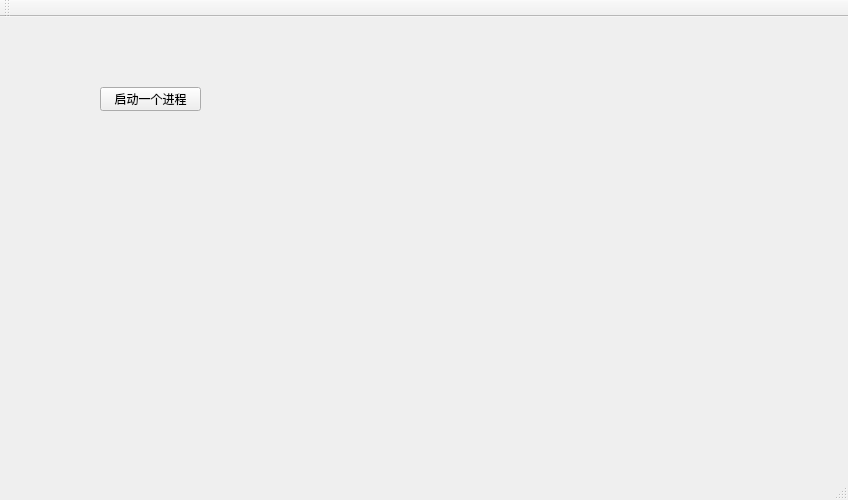
<?xml version="1.0" encoding="UTF-8"?>
<ui version="4.0">
 <class>MainWindow</class>
 <widget class="QMainWindow" name="MainWindow">
  <property name="geometry">
   <rect>
    <x>0</x>
    <y>0</y>
    <width>848</width>
    <height>500</height>
   </rect>
  </property>
  <property name="windowTitle">
   <string>MainWindow</string>
  </property>
  <widget class="QWidget" name="centralWidget">
   <widget class="QPushButton" name="pushButton">
    <property name="geometry">
     <rect>
      <x>100</x>
      <y>70</y>
      <width>101</width>
      <height>24</height>
     </rect>
    </property>
    <property name="text">
     <string>启动一个进程</string>
    </property>
   </widget>
  </widget>
  <widget class="QMenuBar" name="menuBar">
   <property name="geometry">
    <rect>
     <x>0</x>
     <y>0</y>
     <width>848</width>
     <height>25</height>
    </rect>
   </property>
  </widget>
  <widget class="QToolBar" name="mainToolBar">
   <attribute name="toolBarArea">
    <enum>TopToolBarArea</enum>
   </attribute>
   <attribute name="toolBarBreak">
    <bool>false</bool>
   </attribute>
  </widget>
  <widget class="QStatusBar" name="statusBar"/>
 </widget>
 <layoutdefault spacing="6" margin="11"/>
 <resources/>
 <connections/>
</ui>
